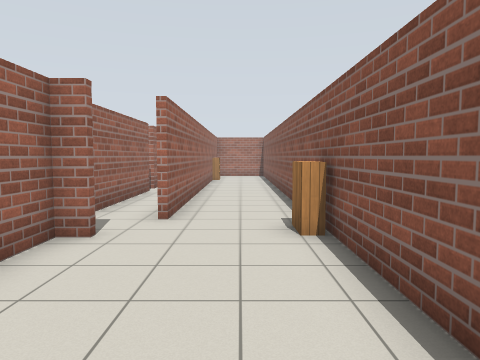
[1] (above)

14 first-person views from a walk through a Gazebo world. The camera is 1.3 m above the floor, tilts 4° down and sees 70° across. The floor is counted in squares, 1 m on a side. Each view is taken from the middle of a square. On the plan, view 1 faces up. The plan holds only what a view shows up to about 15 squares ahead; the rest is blank. Simple patterns stand in for the simulator's built-in surfaces.

[2]
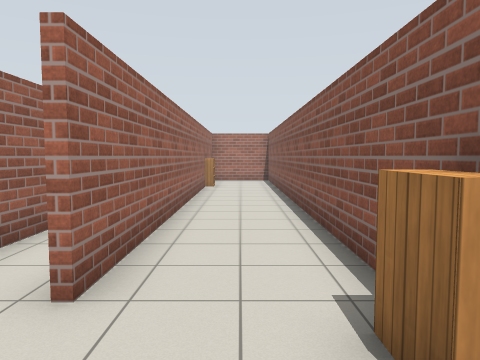

[3]
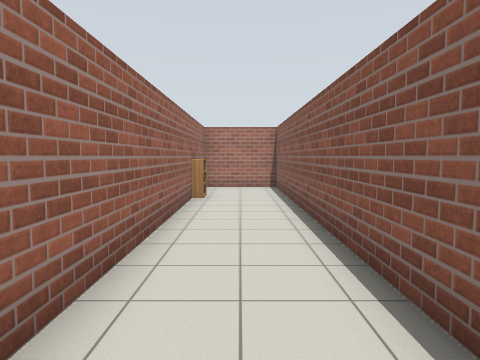

[4]
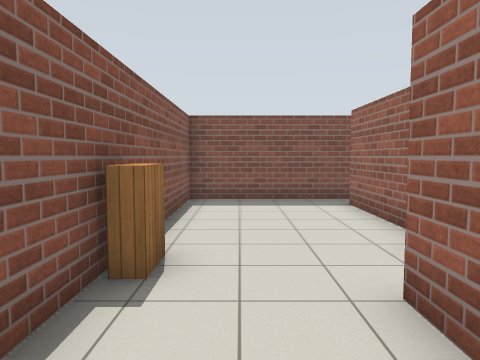

[5]
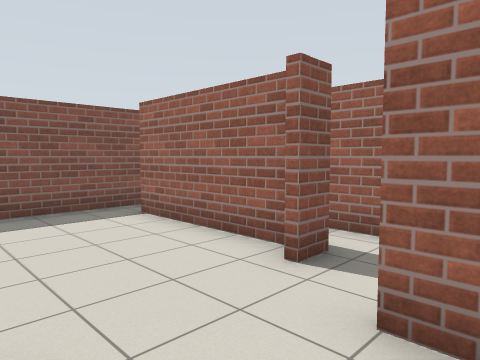

[6]
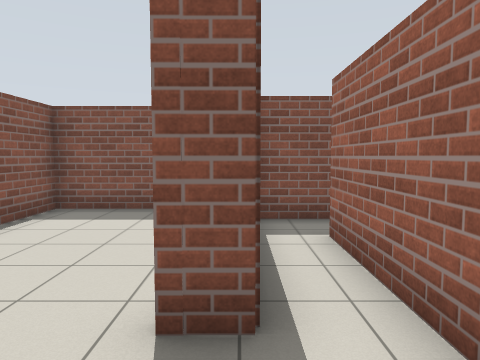

[7]
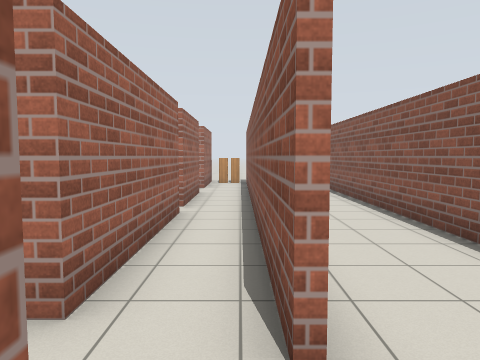

[8]
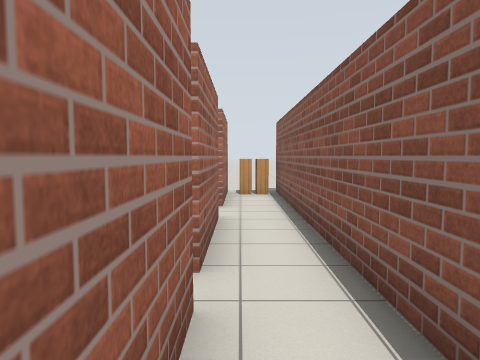

[9]
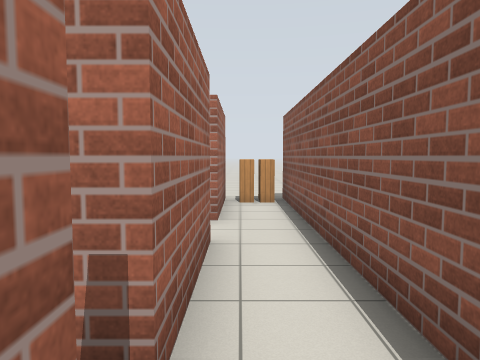

[10]
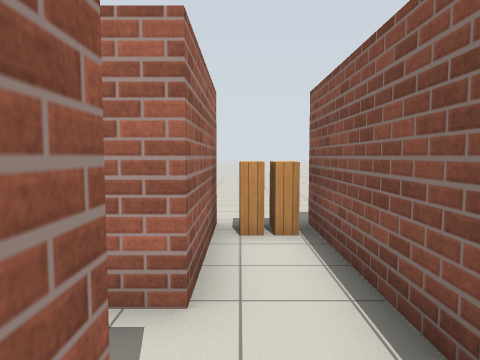

[11]
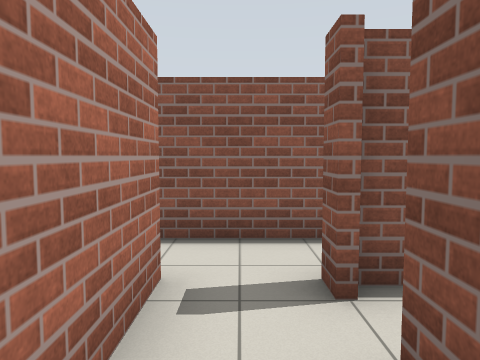

[12]
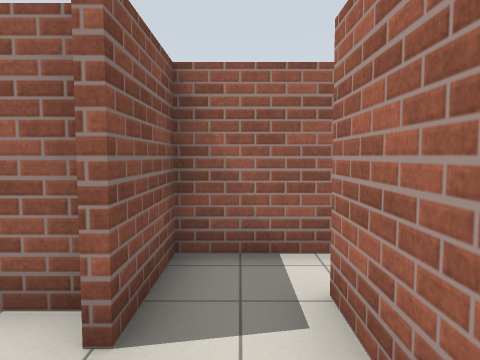

[13]
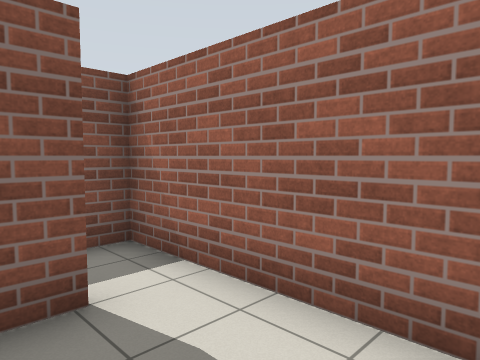

[14]
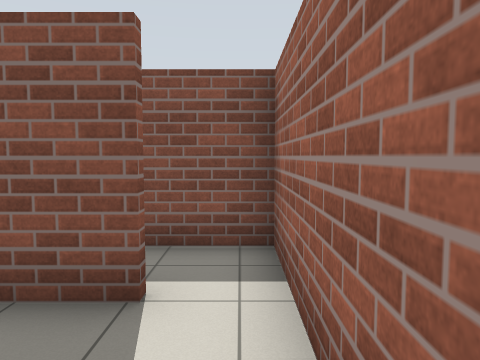

### Floor plan
Points are (right, up) in squares from view 1. A wall is a line through its corners. A room is listed if a view was taken in it or the views show most of it. See-through windows are left out.
Room 1 (views 1, 2, 3, 4, 5, 7)
walls: (-2.4, 5.4) (-3, 5.4) (-3, 0.8); (-1.5, 18.1) (-1.5, 6.9); (-2.4, -0.3) (1.5, -0.3) (1.5, 22.3) (-1.5, 22.3) (-1.5, 19.6)
ways out: opening at (-3, 6) to room 2; opening at (-3, 0)
objects: bookshelf (-1, 19); bookshelf (1, 6)
Room 2 (views 6, 8, 9, 10)
walls: (-3.4, 12.9) (-3.4, 7.6); (-1.7, 6.9) (-1.7, 17.5); (-3.2, 5.6) (-2.4, 5.6); (-3.4, 17.1) (-3.4, 13.7)
ways out: opening at (-3, 6) to room 1; opening at (-3, 17) to room 3; opening at (-4, 5)
Room 3 (views 11, 12)
walls: (-3.4, 21.2) (-3.4, 18.8) (-6.1, 18.8); (-1.7, 17.5) (-1.7, 21.5); (-4, 17.1) (-3.4, 17.1); (-7.5, 18.6) (-7.5, 17.1) (-5.1, 17.1)
ways out: opening at (-3, 17) to room 2; opening at (-7, 19) to room 4
objects: bookshelf (-3, 22); bookshelf (-2, 22)
Room 4 (views 13, 14)
walls: (-7.5, 21.6) (-7.5, 18.6); (-6.1, 19) (-4.9, 19)
ways out: opening at (-7, 19) to room 3

Positions as (right, up) in squares from view 1, and headings:
1: (0, 0), facing up
2: (0, 4), facing up
3: (0, 8), facing up
4: (0, 10), facing down
5: (1, 8), facing down-left
6: (-3, 8), facing down
7: (-2, 5), facing up
8: (-3, 10), facing up
9: (-3, 12), facing up
10: (-3, 16), facing up
11: (-7, 18), facing right
12: (-3, 18), facing left
13: (-5, 22), facing down-left
14: (-7, 22), facing down
